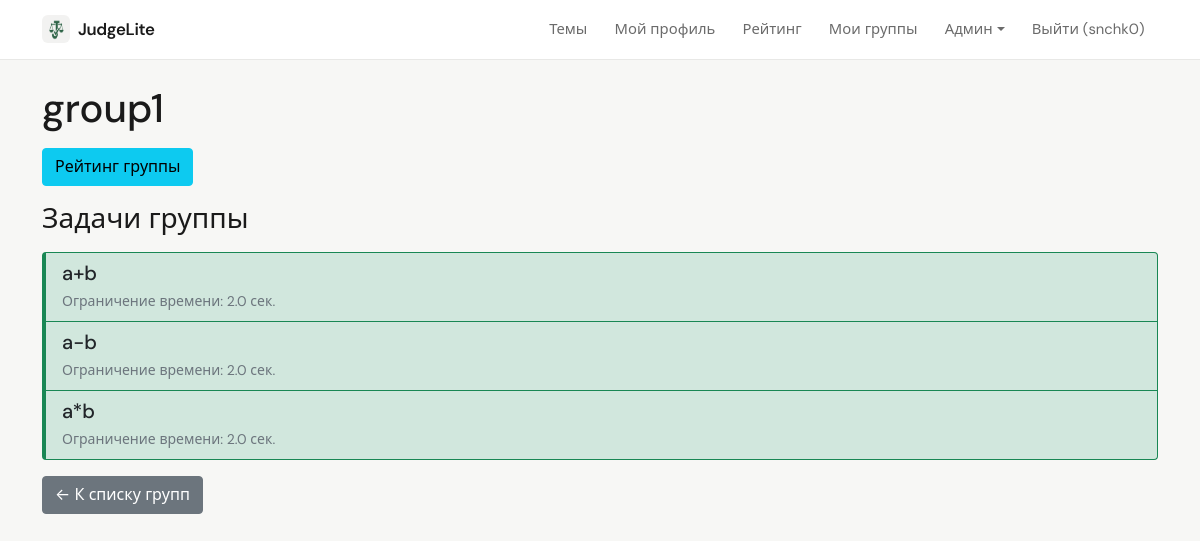
The page /group/2 (signed in) on the database its author committed.
### data/users.py (models this page shows, shortened)
class User(SqlAlchemyBase, UserMixin, SerializerMixin):
    __tablename__ = 'users'
    id = sqlalchemy.Column(sqlalchemy.Integer, primary_key=True, autoincrement=True)
    name = sqlalchemy.Column(sqlalchemy.String, nullable=True)
    about = sqlalchemy.Column(sqlalchemy.String, nullable=True)
    email = sqlalchemy.Column(sqlalchemy.String, index=True, unique=True, nullable=True)
    hashed_password = sqlalchemy.Column(sqlalchemy.String, nullable=True)
    created_date = sqlalchemy.Column(sqlalchemy.DateTime, default=datetime.datetime.now)
    is_admin = sqlalchemy.Column(sqlalchemy.Boolean, default=False)
    is_super_admin = sqlalchemy.Column(sqlalchemy.Boolean, default=False)
    avatar_filename = sqlalchemy.Column(sqlalchemy.String, nullable=True)  # новое поле
    submissions = orm.relationship("Submission", back_populates="user")

### data/groups.py (models this page shows)
class Group(SqlAlchemyBase):
    __tablename__ = 'groups'
    id = sqlalchemy.Column(sqlalchemy.Integer, primary_key=True, autoincrement=True)
    name = sqlalchemy.Column(sqlalchemy.String, nullable=False)
    description = sqlalchemy.Column(sqlalchemy.Text, nullable=True)
    created_by = sqlalchemy.Column(sqlalchemy.Integer, sqlalchemy.ForeignKey("users.id"), nullable=False)
    created_at = sqlalchemy.Column(sqlalchemy.DateTime, default=datetime.datetime.now)
    members = orm.relationship("GroupMember", back_populates="group", cascade="all, delete-orphan")
    tasks = orm.relationship("GroupTask", back_populates="group", cascade="all, delete-orphan")

### data/group_tasks.py (models this page shows)
class GroupTask(SqlAlchemyBase):
    __tablename__ = 'group_tasks'
    id = sqlalchemy.Column(sqlalchemy.Integer, primary_key=True, autoincrement=True)
    group_id = sqlalchemy.Column(sqlalchemy.Integer, sqlalchemy.ForeignKey("groups.id"), nullable=False)
    title = sqlalchemy.Column(sqlalchemy.String, nullable=False)
    description = sqlalchemy.Column(sqlalchemy.Text, nullable=False)
    input_example = sqlalchemy.Column(sqlalchemy.Text, nullable=True)
    output_example = sqlalchemy.Column(sqlalchemy.Text, nullable=True)
    tests_json = sqlalchemy.Column(sqlalchemy.Text, nullable=False)
    time_limit = sqlalchemy.Column(sqlalchemy.Float, default=2.0)
    created_by = sqlalchemy.Column(sqlalchemy.Integer, sqlalchemy.ForeignKey("users.id"), nullable=False)
    created_at = sqlalchemy.Column(sqlalchemy.DateTime, default=datetime.datetime.now)
    group = orm.relationship("Group", back_populates="tasks")
    submissions = orm.relationship("GroupSubmission", back_populates="task", cascade="all, delete-orphan")

### app.py (the view)
@app.route('/group/<int:group_id>')
@login_required
def group_tasks_list(group_id):
    with db_session.session_scope() as session:
        group = session.query(Group).get(group_id)
        if not group:
            flash('Группа не найдена', 'danger')
            return redirect(url_for('my_groups'))
        is_member = session.query(GroupMember).filter_by(group_id=group_id, user_id=current_user.id).first()
        if not is_member and group.created_by != current_user.id:
            flash('Вы не состоите в этой группе', 'danger')
            return redirect(url_for('my_groups'))
        tasks = session.query(GroupTask).filter(GroupTask.group_id == group_id).all()
        task_status = {}
        for t in tasks:
            sub = session.query(GroupSubmission).filter_by(task_id=t.id, user_id=current_user.id).order_by(GroupSubmission.created_at.desc()).first()
            if sub and sub.status == 'OK':
                task_status[t.id] = 'solved'
            elif sub:
                task_status[t.id] = 'attempted'
            else:
                task_status[t.id] = 'none'
        return render_template('group_tasks.html', group=group, tasks=tasks, task_status=task_status)

### app.py (called while the page is built)
@login_manager.user_loader
def load_user(user_id):
    session = db_session.create_session()
    user = session.get(User, int(user_id))
    if user:
        _ = user.is_admin
        _ = user.is_super_admin
    session.close()
    return user

@app.context_processor
def inject_user():
    return dict(current_user=current_user)

### data/db_session.py (called while the page is built)
def create_session() -> Session:
    global __factory
    return __factory()

@contextmanager
def session_scope():
    session = create_session()
    try:
        yield session
        session.commit()
    except Exception:
        session.rollback()
        raise
    finally:
        session.close()

### templates/group_tasks.html (shortened to what this page needs)
{% extends "base.html" %}
{% block content %}
<h1>{{ group.name }}</h1>
<a href="{{ url_for('group_rating', group_id=group.id) }}" class="btn btn-info mb-3">Рейтинг группы</a>
<h3 class="mb-3">Задачи группы</h3>
<div class="list-group">
    {% for task in tasks %}
        {% set status = task_status.get(task.id, 'none') %}
        <a href="{{ url_for('group_task_detail', task_id=task.id) }}" class="list-group-item list-group-item-action
            {% if status == 'solved' %}bg-success-subtle border-success{% elif status == 'attempted' %}bg-danger-subtle border-danger{% endif %}">
            <div class="d-flex w-100 justify-content-between">
                <div>
                    <h5 class="mb-1">{{ task.title }}</h5>
                    <small class="text-muted">Ограничение времени: {{ task.time_limit }} сек.</small>
                </div>
            </div>
        </a>
    {% else %}
        <div class="alert alert-info">В этой группе пока нет задач.</div>
    {% endfor %}
</div>
<a href="{{ url_for('my_groups') }}" class="btn btn-secondary mt-3">← К списку групп</a>
{% endblock %}

### templates/base.html (shortened to what this page needs)
<!doctype html>
<html lang="ru">
<head>
    <link href="https://cdn.jsdelivr.net/npm/bootstrap@5.0.2/dist/css/bootstrap.min.css" rel="stylesheet">
    <link href="{{ url_for('static', filename='app.css') }}" rel="stylesheet">
</head>
<body class="app-body {% block body_class %}{% endblock %}">
    <nav class="navbar navbar-expand-lg app-navbar">
        <div class="container">
            <a class="navbar-brand d-flex align-items-center gap-2" href="{{ url_for('index') }}">
                <img src="{{ url_for('static', filename='judgelite-mark.png') }}" alt="" class="app-brand-mark" width="28" height="28">
                <span>JudgeLite</span>
            </a>
            <div class="collapse navbar-collapse" id="navbarNav">
                <ul class="navbar-nav ms-auto">
                    <li class="nav-item"><a class="nav-link" href="{{ url_for('topics_list') }}">Темы</a></li>
                    {% if current_user.is_authenticated %}
                        <li class="nav-item"><a class="nav-link" href="{{ url_for('profile') }}">Мой профиль</a></li>
                        <li class="nav-item"><a class="nav-link" href="{{ url_for('rating') }}">Рейтинг</a></li>
                        <li class="nav-item"><a class="nav-link" href="{{ url_for('my_groups') }}">Мои группы</a></li>
                        {% if current_user.is_admin %}
                            <li class="nav-item dropdown">
                                <a class="nav-link dropdown-toggle" href="#" id="adminDropdown" role="button" data-bs-toggle="dropdown">Админ</a>
                            </li>
                        {% endif %}
                        <li class="nav-item"><a class="nav-link" href="{{ url_for('logout') }}">Выйти ({{ current_user.name }})</a></li>
                    {% else %}
                        <li class="nav-item"><a class="nav-link" href="{{ url_for('login') }}">Войти</a></li>
                        <li class="nav-item"><a class="nav-link" href="{{ url_for('register') }}">Регистрация</a></li>
                    {% endif %}
                </ul>
            </div>
        </div>
    </nav>
    <div class="container mt-4" style="padding-bottom: 80px;">
        {% block content %}{% endblock %}
    </div>
</body>
</html>

### static/app.css (style rules this page uses)
:root { --app-bg: #f7f7f5; --app-surface: #ffffff; --app-text: #1a1a1a; --app-muted: #6b6b6b; --app-border: #e8e8e6; --app-accent: #2d6a4f; --app-accent-hover: #1b4332; --app-radius: 10px; --app-font: "DM Sans", system-ui, -apple-system, "Segoe UI", Roboto, sans-serif; --chart-grid: rgba(0, 0, 0, 0.06); --chart-muted: #6b6b6b; --chart-donut-border: #ffffff; }
.app-brand-mark { border-radius: 6px; flex-shrink: 0; }
.app-body { font-family: var(--app-font); background-color: var(--app-bg); color: var(--app-text); min-height: 100vh; -webkit-font-smoothing: antialiased; }
.app-body .container.mt-4 { padding-bottom: 5rem !important; }
.app-navbar { background: var(--app-surface) !important; border-bottom: 1px solid var(--app-border) !important; padding-top: 0.65rem; padding-bottom: 0.65rem; }
.app-navbar .navbar-brand { font-weight: 600; letter-spacing: -0.02em; color: var(--app-text) !important; font-size: 1.05rem; }
.app-navbar .nav-link { color: var(--app-muted) !important; font-size: 0.925rem; padding: 0.5rem 0.85rem !important; border-radius: 6px; transition: color 0.15s ease, background 0.15s ease; }
.app-body .list-group-item { border-color: var(--app-border); }

### templates/group_tasks.html (style rules this page uses)
.bg-success-subtle { background-color: #d1e7dd !important; }
.border-success { border-left: 4px solid #198754; }

### rows shown on the page
User: name "snchk0"
Group: name "group1"
GroupTask: title "a+b", time_limit "2.0"
GroupTask: title "a-b", time_limit "2.0"
GroupTask: title "a*b", time_limit "2.0"
